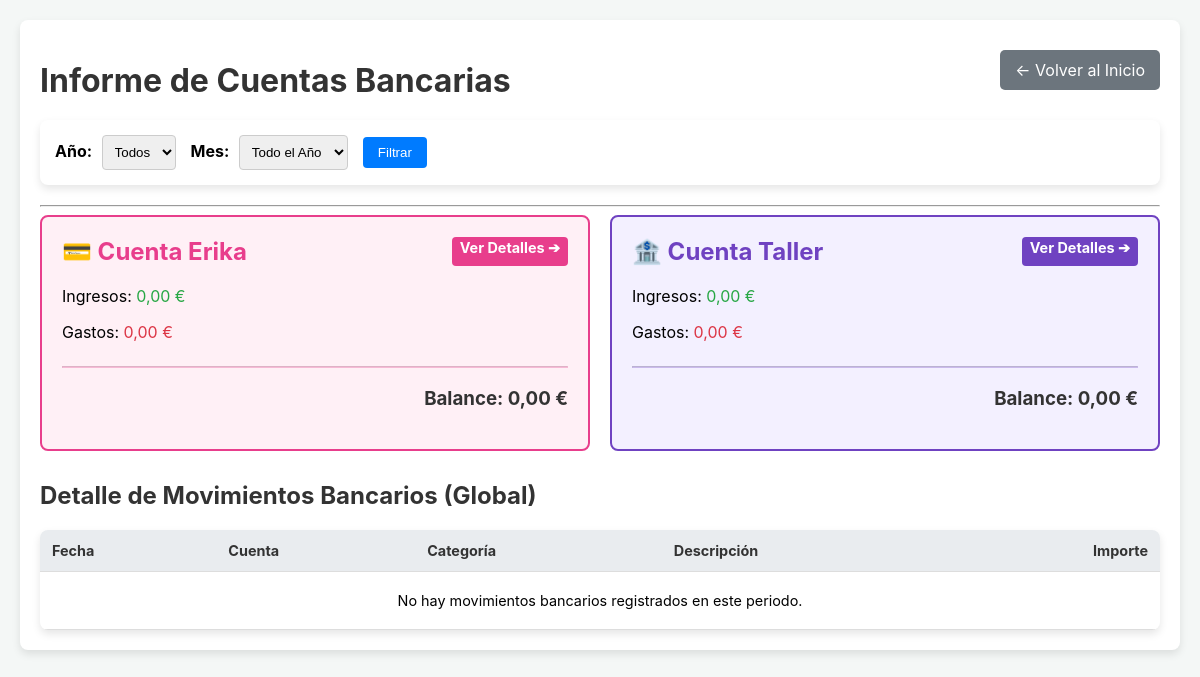
Before: /informe-tarjeta/ (signed in) with the older database file.
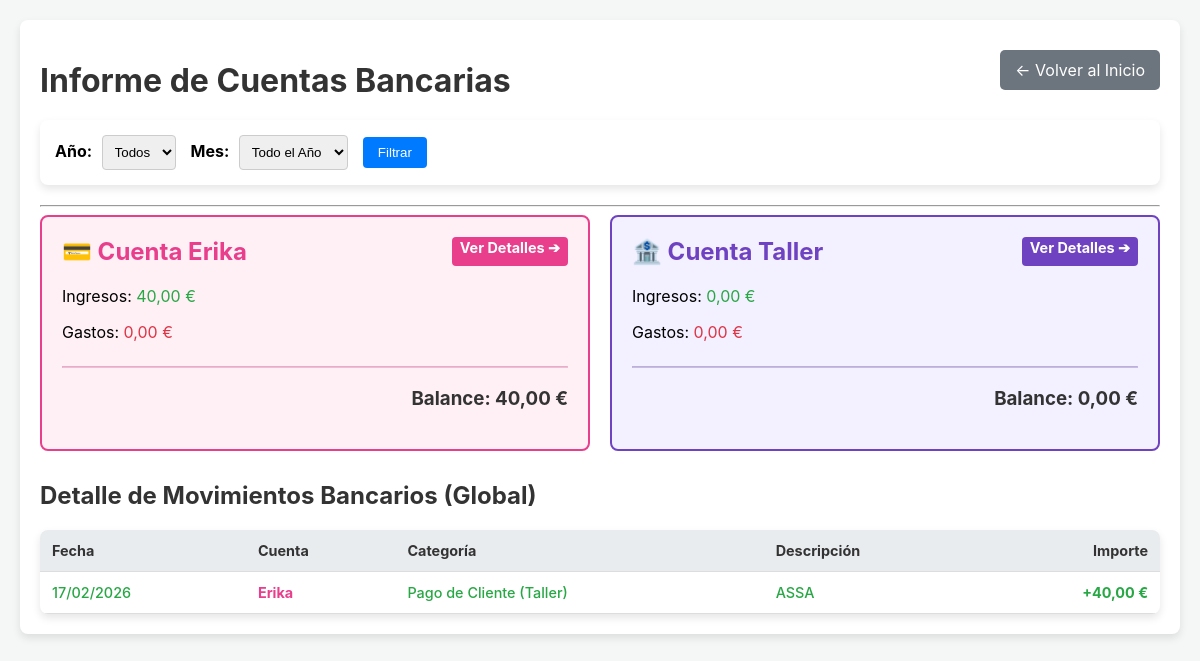
After: the same page with the newer database file.
### taller/models.py (models this page shows, shortened)
class Ingreso(models.Model):
    CATEGORIA_CHOICES = [
        ('Taller', 'Pago de Cliente (Taller)'),
        ('Grua', 'Servicio de Grúa'),
        ('Otras Ganancias', 'Otras Ganancias'),
        ('Otros', 'Otros Ingresos'),
    ]
    METODO_PAGO_CHOICES = [
        ('EFECTIVO', 'Efectivo (Caja)'),
        ('CUENTA_ERIKA', 'Cuenta Erika (Compartida)'),
        ('CUENTA_TALLER', 'Cuenta Taller (Nueva)'),
    ]
    metodo_pago = models.CharField(max_length=20, choices=METODO_PAGO_CHOICES, default='EFECTIVO')
    fecha = models.DateField(default=timezone.now)
    categoria = models.CharField(max_length=30, choices=CATEGORIA_CHOICES)
    importe = models.DecimalField(max_digits=10, decimal_places=2)
    descripcion = models.CharField(max_length=255)
    orden = models.ForeignKey(OrdenDeReparacion, on_delete=models.SET_NULL, null=True, blank=True)
    es_tpv = models.BooleanField(default=False)

### taller/views.py (the view, shortened to what this page needs)
# urls.py: path('informe-tarjeta/', views.informe_tarjeta, name='informe_tarjeta'),
@login_required
def informe_tarjeta(request):
    hoy = timezone.now().date()
    anos_y_meses_data = get_anos_y_meses_con_datos()
    anos_disponibles = sorted(anos_y_meses_data.keys(), reverse=True)
    ano_seleccionado = request.GET.get('ano')
    mes_seleccionado = request.GET.get('mes')
    ingresos_qs = Ingreso.objects.exclude(metodo_pago='EFECTIVO')
    gastos_qs = Gasto.objects.exclude(metodo_pago='EFECTIVO')
    ano_sel_int = None
    mes_sel_int = None
    ing_erika = ingresos_qs.filter(metodo_pago='CUENTA_ERIKA').aggregate(total=Sum('importe'))['total'] or Decimal('0.00')
    gas_erika = gastos_qs.filter(metodo_pago='CUENTA_ERIKA').aggregate(total=Sum('importe'))['total'] or Decimal('0.00')
    balance_erika = ing_erika - gas_erika
    ing_taller = ingresos_qs.filter(metodo_pago='CUENTA_TALLER').aggregate(total=Sum('importe'))['total'] or Decimal('0.00')
    gas_taller = gastos_qs.filter(metodo_pago='CUENTA_TALLER').aggregate(total=Sum('importe'))['total'] or Decimal('0.00')
    balance_taller = ing_taller - gas_taller
    movimientos_bancarios = sorted(
        list(ingresos_qs) + list(gastos_qs),
        key=lambda mov: (mov.fecha, -mov.id if hasattr(mov, 'id') else 0),
        reverse=True
    )
    context = {
        'total_ing_erika': ing_erika,
        'total_gas_erika': gas_erika,
        'balance_erika': balance_erika,
        'total_ing_taller': ing_taller,
        'total_gas_taller': gas_taller,
        'balance_taller': balance_taller,
        'movimientos_bancarios': movimientos_bancarios,
        'anos_y_meses': anos_y_meses_data,
        'anos_disponibles': anos_disponibles,
        'ano_seleccionado': ano_sel_int,
        'mes_seleccionado': mes_sel_int,
        'meses_del_ano': range(1, 13)
    }
    return render(request, 'taller/informe_tarjeta.html', context)

### taller/templatetags/taller_extras.py (called while the page is built)
@register.filter(name='get_class_name')
def get_class_name(value):
    return value.__class__.__name__

@register.filter(name='is_gasto')
def is_gasto(class_name):
    return class_name == 'Gasto'

### taller/templates/taller/informe_tarjeta.html (shortened to what the changed rows need)
<!DOCTYPE html>
{% load static %}
{% load taller_extras %}
<html lang="es">
<head>
    <link rel="stylesheet" href="{% static 'taller/css/main.css' %}">
    <link rel="stylesheet" href="{% static 'taller/css/responsive.css' %}">
</head>
<body>
    <div class="container">
        <div class="header">
            <h1>Informe de Cuentas Bancarias</h1>
        </div>
        <div style="display: grid; grid-template-columns: 1fr 1fr; gap: 20px; margin-bottom: 30px;">
            <a href="{% url 'historial_cuenta' 'erika' %}?ano={{ ano_seleccionado|default:'' }}&mes={{ mes_seleccionado|default:'' }}" class="card-link">
                <div class="account-card" style="background-color: #fff0f6; border: 2px solid #e83e8c;">
                    <div>
                        <h2 style="color: #e83e8c; margin-top: 0; display: flex; justify-content: space-between;">
                            <span>💳 Cuenta Erika</span>
                            <span style="font-size: 0.6em; background: #e83e8c; color: white; padding: 2px 8px; border-radius: 4px;">Ver Detalles ➔</span>
                        </h2>
                        <p>Ingresos: <span class="ingresos" style="color: #28a745;">{{ total_ing_erika|floatformat:2 }} €</span></p>
                    </div>
                    <div>
                        <hr style="border-color: #e83e8c; opacity: 0.3;">
                        <h3 style="text-align: right; color: #333;">Balance: {{ balance_erika|floatformat:2 }} €</h3>
                    </div>
                </div>
            </a>
            <a href="{% url 'historial_cuenta' 'taller' %}?ano={{ ano_seleccionado|default:'' }}&mes={{ mes_seleccionado|default:'' }}" class="card-link">
                <div class="account-card" style="background-color: #f3f0ff; border: 2px solid #6f42c1;">
                    <div>
                        <h2 style="color: #6f42c1; margin-top: 0; display: flex; justify-content: space-between;">
                            <span>🏦 Cuenta Taller</span>
                            <span style="font-size: 0.6em; background: #6f42c1; color: white; padding: 2px 8px; border-radius: 4px;">Ver Detalles ➔</span>
                        </h2>
                    </div>
                </div>
            </a>
        </div>
        <h2>Detalle de Movimientos Bancarios (Global)</h2>
        <div class="table-responsive">
            <table class="history-table">
                <thead>
                    <tr>
                        <th>Fecha</th>
                        <th>Cuenta</th>
                        <th>Categoría</th>
                        <th>Descripción</th>
                        <th style="text-align: right;">Importe</th>
                    </tr>
                </thead>
                <tbody>
                    {% for mov in movimientos_bancarios %}
                        {% with es_gasto=mov|get_class_name|is_gasto %}
                        <tr class="{% if es_gasto %}gasto-row{% else %}ingreso-row{% endif %}">
                            <td>{{ mov.fecha|date:"d/m/Y" }}</td>
                            <td style="font-weight: bold;">
                                {% if mov.metodo_pago == 'CUENTA_ERIKA' %}
                                    <span style="color: #e83e8c;">Erika</span>
                                {% elif mov.metodo_pago == 'CUENTA_TALLER' %}
                                    <span style="color: #6f42c1;">Taller</span>
                                {% else %}
                                    {{ mov.metodo_pago }}
                                {% endif %}
                            </td>
                            <td>
                                {% if es_gasto %}
                                    {{ mov.get_categoria_display }}
                                {% else %}
                                    {{ mov.get_categoria_display }}
                                {% endif %}
                            </td>
                            <td>{{ mov.descripcion }}</td>
                            <td style="text-align: right; font-weight: bold;">
                                {% if es_gasto %}
                                    <span style="color: #dc3545;">-{{ mov.importe|floatformat:2 }} €</span>
                                {% else %}
                                    <span style="color: #28a745;">+{{ mov.importe|floatformat:2 }} €</span>
                                {% endif %}
                            </td>
                        </tr>
                        {% endwith %}
                    {% empty %}
                        <tr>
                            <td colspan="5" style="text-align: center; padding: 20px;">No hay movimientos bancarios registrados en este periodo.</td>
                        </tr>
                    {% endfor %}
                </tbody>
            </table>
        </div>
    </div>
</body>
</html>

Changed rows visible on the page:
added Ingreso: fecha "17/02/2026", metodo_pago "Erika", categoria "Pago de Cliente (Taller)", descripcion "ASSA", importe "40,00"
Other visible differences:
{{ total_ing_erika|floatformat:2 }}: "0,00" → "40,00"
{{ balance_erika|floatformat:2 }}: "0,00" → "40,00"
text no longer shown: "No hay movimientos bancarios registrados en este periodo."
